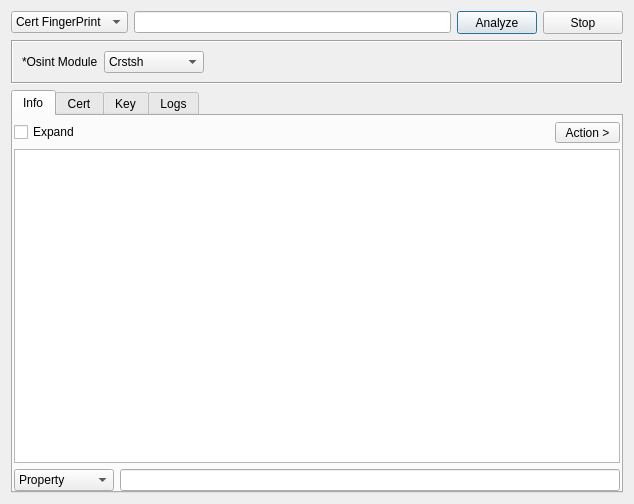
<?xml version="1.0" encoding="UTF-8"?>
<ui version="4.0">
 <class>CertTool</class>
 <widget class="QDialog" name="CertTool">
  <property name="geometry">
   <rect>
    <x>0</x>
    <y>0</y>
    <width>634</width>
    <height>504</height>
   </rect>
  </property>
  <property name="windowTitle">
   <string>SSL Certificate Tool</string>
  </property>
  <layout class="QVBoxLayout" name="verticalLayout_2">
   <item>
    <layout class="QHBoxLayout" name="horizontalLayout">
     <item>
      <widget class="QComboBox" name="comboBoxTargetType">
       <property name="minimumSize">
        <size>
         <width>110</width>
         <height>0</height>
        </size>
       </property>
       <item>
        <property name="text">
         <string>Cert FingerPrint</string>
        </property>
       </item>
       <item>
        <property name="text">
         <string>Hostname</string>
        </property>
       </item>
      </widget>
     </item>
     <item>
      <widget class="QLineEdit" name="lineEditTarget"/>
     </item>
     <item>
      <widget class="QPushButton" name="buttonAnalyze">
       <property name="minimumSize">
        <size>
         <width>75</width>
         <height>23</height>
        </size>
       </property>
       <property name="sizeIncrement">
        <size>
         <width>0</width>
         <height>0</height>
        </size>
       </property>
       <property name="text">
        <string>Analyze</string>
       </property>
      </widget>
     </item>
     <item>
      <widget class="QPushButton" name="buttonStop">
       <property name="minimumSize">
        <size>
         <width>75</width>
         <height>23</height>
        </size>
       </property>
       <property name="sizeIncrement">
        <size>
         <width>0</width>
         <height>0</height>
        </size>
       </property>
       <property name="text">
        <string>Stop</string>
       </property>
      </widget>
     </item>
    </layout>
   </item>
   <item>
    <widget class="QFrame" name="frame">
     <property name="frameShape">
      <enum>QFrame::Box</enum>
     </property>
     <property name="frameShadow">
      <enum>QFrame::Sunken</enum>
     </property>
     <layout class="QHBoxLayout" name="horizontalLayout_2">
      <item>
       <widget class="QLabel" name="labelOption">
        <property name="minimumSize">
         <size>
          <width>0</width>
          <height>0</height>
         </size>
        </property>
        <property name="text">
         <string>*Osint Module</string>
        </property>
       </widget>
      </item>
      <item>
       <widget class="QComboBox" name="comboBoxOption">
        <property name="minimumSize">
         <size>
          <width>100</width>
          <height>0</height>
         </size>
        </property>
        <item>
         <property name="text">
          <string>Crstsh</string>
         </property>
        </item>
        <item>
         <property name="text">
          <string>Certspotter</string>
         </property>
        </item>
       </widget>
      </item>
      <item>
       <spacer name="horizontalSpacer">
        <property name="orientation">
         <enum>Qt::Horizontal</enum>
        </property>
        <property name="sizeHint" stdset="0">
         <size>
          <width>396</width>
          <height>20</height>
         </size>
        </property>
       </spacer>
      </item>
     </layout>
    </widget>
   </item>
   <item>
    <widget class="QTabWidget" name="tabWidget">
     <property name="currentIndex">
      <number>0</number>
     </property>
     <widget class="QWidget" name="tabInfo">
      <attribute name="title">
       <string>Info</string>
      </attribute>
      <layout class="QVBoxLayout" name="verticalLayout">
       <property name="leftMargin">
        <number>1</number>
       </property>
       <property name="topMargin">
        <number>6</number>
       </property>
       <property name="rightMargin">
        <number>1</number>
       </property>
       <property name="bottomMargin">
        <number>0</number>
       </property>
       <item>
        <layout class="QHBoxLayout" name="horizontalLayout_3">
         <item>
          <widget class="QCheckBox" name="checkBoxExpand">
           <property name="text">
            <string>Expand</string>
           </property>
          </widget>
         </item>
         <item>
          <spacer name="horizontalSpacer_2">
           <property name="orientation">
            <enum>Qt::Horizontal</enum>
           </property>
           <property name="sizeHint" stdset="0">
            <size>
             <width>40</width>
             <height>20</height>
            </size>
           </property>
          </spacer>
         </item>
         <item>
          <widget class="QToolButton" name="toolButton">
           <property name="minimumSize">
            <size>
             <width>65</width>
             <height>20</height>
            </size>
           </property>
           <property name="text">
            <string>Action &gt;</string>
           </property>
          </widget>
         </item>
        </layout>
       </item>
       <item>
        <widget class="QTreeView" name="treeResults">
         <property name="acceptDrops">
          <bool>false</bool>
         </property>
         <property name="alternatingRowColors">
          <bool>true</bool>
         </property>
         <property name="selectionMode">
          <enum>QAbstractItemView::SingleSelection</enum>
         </property>
         <attribute name="headerCascadingSectionResizes">
          <bool>true</bool>
         </attribute>
         <attribute name="headerMinimumSectionSize">
          <number>200</number>
         </attribute>
         <attribute name="headerDefaultSectionSize">
          <number>200</number>
         </attribute>
         <attribute name="headerHighlightSections">
          <bool>true</bool>
         </attribute>
        </widget>
       </item>
       <item>
        <layout class="QHBoxLayout" name="horizontalLayout_4">
         <item>
          <widget class="QComboBox" name="comboBox_3">
           <property name="minimumSize">
            <size>
             <width>100</width>
             <height>0</height>
            </size>
           </property>
           <item>
            <property name="text">
             <string>Property</string>
            </property>
           </item>
           <item>
            <property name="text">
             <string>Value</string>
            </property>
           </item>
          </widget>
         </item>
         <item>
          <widget class="QLineEdit" name="lineEditFilter"/>
         </item>
        </layout>
       </item>
      </layout>
     </widget>
     <widget class="QWidget" name="tabRaw">
      <attribute name="title">
       <string>Cert</string>
      </attribute>
      <layout class="QVBoxLayout" name="verticalLayout_4">
       <property name="leftMargin">
        <number>1</number>
       </property>
       <property name="topMargin">
        <number>6</number>
       </property>
       <property name="rightMargin">
        <number>1</number>
       </property>
       <property name="bottomMargin">
        <number>0</number>
       </property>
       <item>
        <widget class="QPlainTextEdit" name="plainTextEditRawCert">
         <property name="textInteractionFlags">
          <set>Qt::TextSelectableByKeyboard|Qt::TextSelectableByMouse</set>
         </property>
        </widget>
       </item>
      </layout>
     </widget>
     <widget class="QWidget" name="tabKey">
      <attribute name="title">
       <string>Key</string>
      </attribute>
      <layout class="QVBoxLayout" name="verticalLayout_5">
       <property name="leftMargin">
        <number>1</number>
       </property>
       <property name="topMargin">
        <number>6</number>
       </property>
       <property name="rightMargin">
        <number>1</number>
       </property>
       <property name="bottomMargin">
        <number>0</number>
       </property>
       <item>
        <widget class="QPlainTextEdit" name="plainTextEditRawKey">
         <property name="textInteractionFlags">
          <set>Qt::TextSelectableByKeyboard|Qt::TextSelectableByMouse</set>
         </property>
        </widget>
       </item>
      </layout>
     </widget>
     <widget class="QWidget" name="tabLogs">
      <attribute name="title">
       <string>Logs</string>
      </attribute>
      <layout class="QVBoxLayout" name="verticalLayout_3">
       <property name="leftMargin">
        <number>2</number>
       </property>
       <property name="topMargin">
        <number>6</number>
       </property>
       <property name="rightMargin">
        <number>2</number>
       </property>
       <property name="bottomMargin">
        <number>0</number>
       </property>
       <item>
        <widget class="QPlainTextEdit" name="plainTextEditLogs"/>
       </item>
      </layout>
     </widget>
    </widget>
   </item>
  </layout>
 </widget>
 <resources/>
 <connections/>
</ui>
